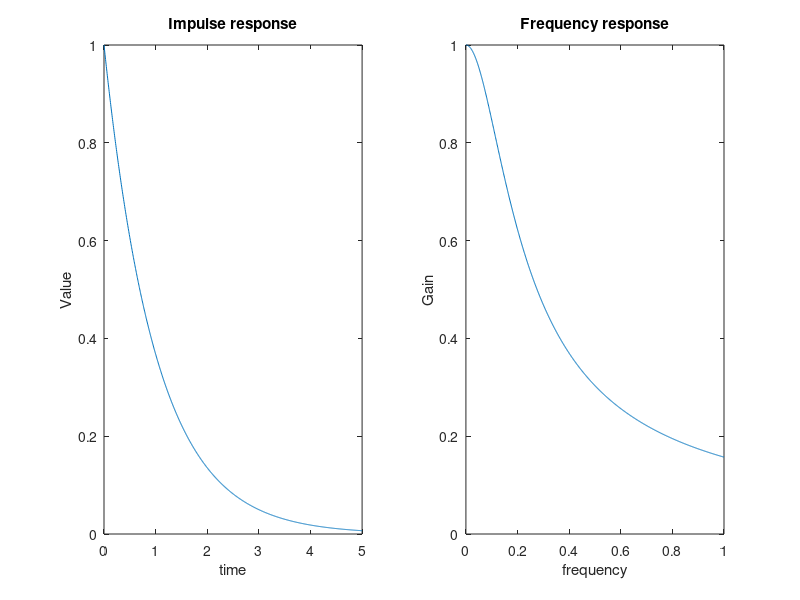

This figure's MATLAB source:
close all;clear all;clc;
%% Def. Contants 
R=1e6;                      % 1M ohm 
% R=1e7;                    % another case ; 10M ohm
C=1e-6;                     % 1uF
% C=0.3*1e-6;               % another case ; 0.3uF
L=1000;                     % lenght of sequence
fmax=1;                     % frequency (maximum)
tauon=R*C;                  % time constants (tauon)
fcut=1/(2*pi*tauon)         % cutoff frequency
t=linspace(0,5*tauon,L);    % time sequence
f=linspace(0,fmax,L);       % frequency sequence
%% Compute
ir=( 1 / (R*C) ) * exp(-t./tauon);  % impulse response
fr=1 ./ ((j*tauon*2*pi.*f)+1);      % frequency response
%% Plot
figure('Name','Question 4-(a)');
subplot(1,2,1);
plot(t,ir);
title('Impulse response');xlabel('time');ylabel('Value');
subplot(1,2,2);
plot(f,abs(fr));
title('Frequency response');xlabel('frequency');ylabel('Gain');